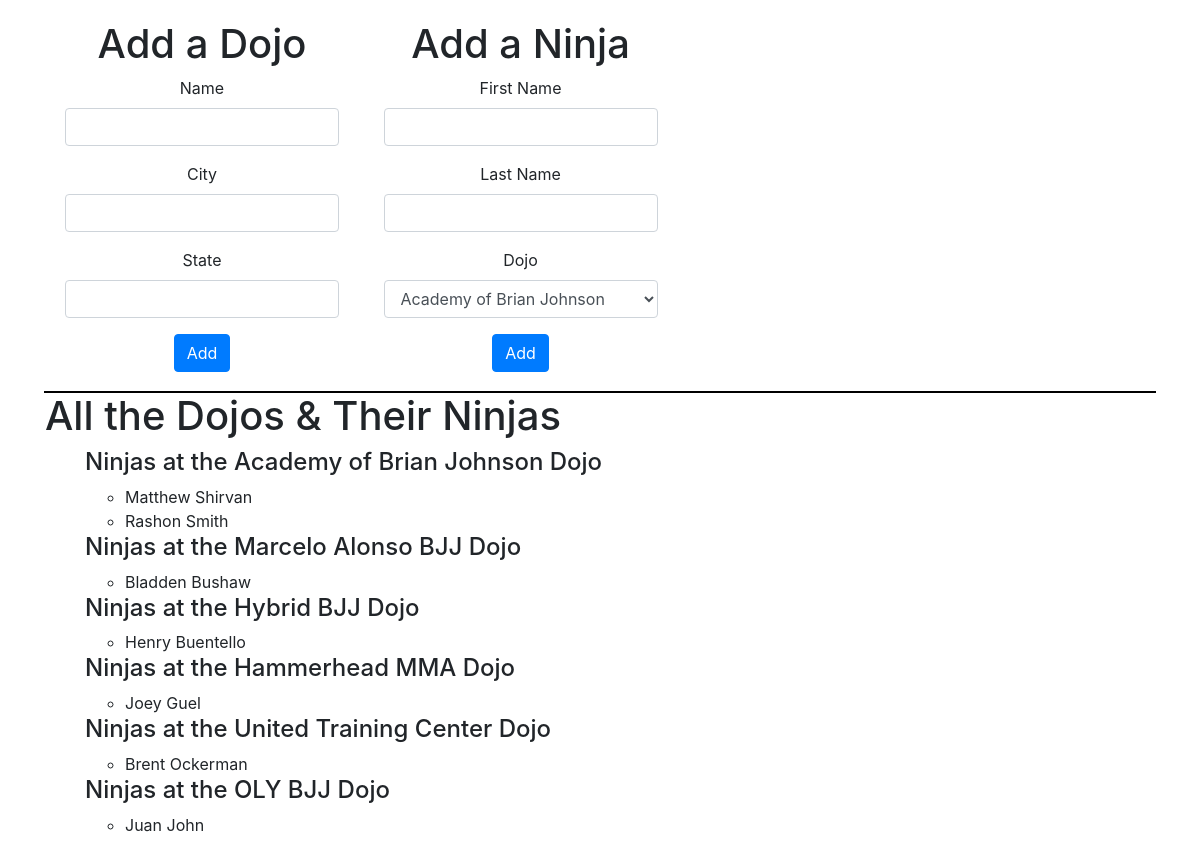
The page / on the database its author committed.
### models.py (models this page shows)
class Dojo(db.Model):
    __tablename__ = 'dojos'
    id = db.Column(db.Integer, primary_key = True)
    name = db.Column(db.String(45))
    city = db.Column(db.String(45))
    state = db.Column(db.String(45))
    created_at = db.Column(db.DateTime, server_default = func.now())
    updated_at = db.Column(db.DateTime, server_default = func.now(), onupdate = func.now())

class Ninja(db.Model):
    id = db.Column(db.Integer, primary_key = True)
    first_name = db.Column(db.String(45))
    last_name = db.Column(db.String(45))
    dojo_id = db.Column(db.Integer, db.ForeignKey("dojos.id", ondelete = "cascade"))
    dojo = db.relationship('Dojo', foreign_keys=[dojo_id], backref = "dojos_ninjas")
    created_at = db.Column(db.DateTime, server_default = func.now())
    updated_at = db.Column(db.DateTime, server_default = func.now(), onupdate = func.now())
    def name(self):
        return self.first_name + " " + self.last_name

### controller_functions.py (the view)
def index():
    dojos = Dojo.query.all()
    return render_template("index.html", dojos = dojos)

### templates/index.html (shortened to what this page needs)
<!DOCTYPE html>
<html lang="en">
<head>
    <link rel="stylesheet" href="https://stackpath.bootstrapcdn.com/bootstrap/4.4.1/css/bootstrap.min.css">
</head>
<body>
    <div class="container">
        <div style="display: inline-block; margin: 20px; text-align: center;">
            <h1>Add a Dojo</h1>
            <form action="/add" method="POST">
                <div class="form-group">
                  <label for="exampleInputEmail1">Name</label>
                  <input type="text" name="name" class="form-control" id="exampleInputEmail1" aria-describedby="emailHelp">
                </div>
                <div class="form-group">
                    <label for="inputCity">City</label>
                    <input type="text" name="city" class="form-control" id="inputCity">
                  </div>
                  <div class="form-group">
                    <label for="inputCity">State</label>
                    <input type="text" name="state" class="form-control" id="inputCity">
                  </div>
                <button type="submit" class="btn btn-primary">Add</button>
              </form>
        </div>
        <div style="display: inline-block; vertical-align: top; margin: 20px; text-align: center;">
            <h1>Add a Ninja</h1>
            <form action="/add" method="POST">
              <div class="form-group">
                <label for="exampleInputEmail1">First Name</label>
                <input type="text" name="first_name" class="form-control" id="exampleInputEmail1" aria-describedby="emailHelp">
              </div>
              <div class="form-group">
                <label for="exampleInputPassword1">Last Name</label>
                <input type="text" name='last_name' class="form-control" id="exampleInputPassword1">
              </div>
              <div class="form-group">
                <label for="dojo">Dojo</label>
                  <select class="form-control" name="dojo">
                      {% for dojo in dojos %}
                        <option value="{{dojo.id}}">{{dojo.name}}</option>
                      {% endfor %}
                  </select>
              </div>
              <button type="submit" class="btn btn-primary">Add</button>
            </form>
          </div>
        <div>
            <h1>All the Dojos & Their Ninjas</h1>
            <ul style="list-style: none;">
                {% for dojo in dojos %}
                <li>
                    <h4>{{"Ninjas at the {} Dojo".format(dojo.name)}}</h4>
                    <ul>
                        {% for ninja in dojo.dojos_ninjas %}
                            <li>
                                <span>{{ninja.name()}}</span>
                            </li>
                        {% endfor %}
                    </ul>
                </li>
                {% endfor %}
            </ul>
        </div>
    </div>
</body>
</html>

### rows shown on the page
Dojo: name "Ninjas at the Academy of Brian Johnson Dojo"
Ninja: name "Matthew Shirvan"
Ninja: name "Rashon Smith"
Dojo: name "Ninjas at the Marcelo Alonso BJJ Dojo"
Ninja: name "Bladden Bushaw"
Dojo: name "Ninjas at the Hybrid BJJ Dojo"
Ninja: name "Henry Buentello"
Dojo: name "Ninjas at the Hammerhead MMA Dojo"
Ninja: name "Joey Guel"
Dojo: name "Ninjas at the United Training Center Dojo"
Ninja: name "Brent Ockerman"
Dojo: name "Ninjas at the OLY BJJ Dojo"
Ninja: name "Juan John"

### other values the page prints
form field dojo "Academy of Brian Johnson"
